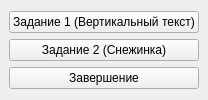
<?xml version="1.0" encoding="UTF-8"?>
<ui version="4.0">
    <class>MainWindow</class>
    <widget class="QMainWindow" name="MainWindow">
        <property name="windowTitle">
            <string>Lab 7</string>
        </property>
        <widget class="QWidget" name="centralwidget">
            <layout class="QVBoxLayout" name="verticalLayout_2">
                <item>
                    <layout class="QVBoxLayout" name="verticalLayout">
                        <item>
                            <widget class="QPushButton" name="pushButton">
                                <property name="text">
                                    <string>Задание 1 (Вертикальный текст)</string>
                                </property>
                            </widget>
                        </item>
                        <item>
                            <widget class="QPushButton" name="pushButton_2">
                                <property name="text">
                                    <string>Задание 2 (Снежинка)</string>
                                </property>
                            </widget>
                        </item>
                        <item>
                            <widget class="QPushButton" name="pushButton_3">
                                <property name="text">
                                    <string>Завершение</string>
                                </property>
                            </widget>
                        </item>
                    </layout>
                </item>
            </layout>
        </widget>
    </widget>
    <resources/>
    <connections/>
</ui>
